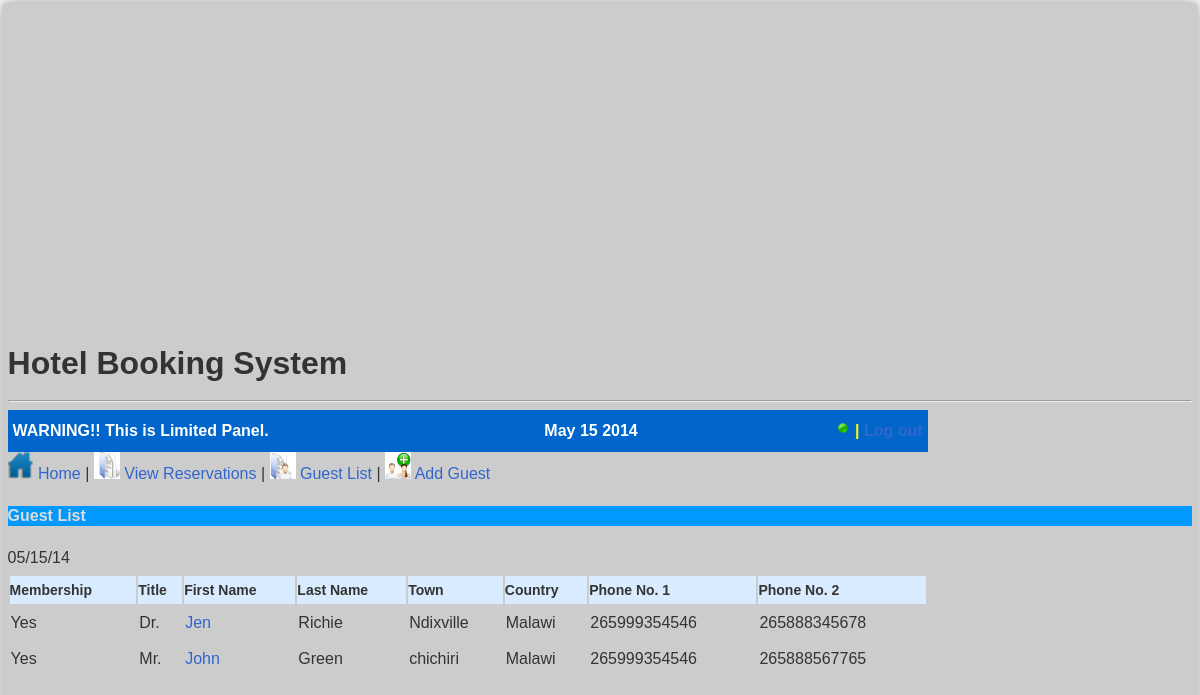
The page /v1-user/guestlist.php on the database its author committed.
### tables this page shows
CREATE TABLE `customers` (
  `CustomerId` int(3) NOT NULL auto_increment,
  `CustomerTitle` text NOT NULL,
  `Membership` text NOT NULL,
  `CustomerFName` text NOT NULL,
  `CustomerLName` text NOT NULL,
  `AddressTown` text NOT NULL,
  `AddressCountry` text NOT NULL,
  `AddressPostalCode` varchar(15) NOT NULL,
  `PhoneNumber1` varchar(15) NOT NULL,
  `PhoneNumber2` varchar(15) NOT NULL,
  `CustomerEmail` varchar(50) NOT NULL,
  `IdNumber` varchar(10) NOT NULL,
  `IdType` text NOT NULL,
  `PlateNumber` varchar(15) NOT NULL,
  `Status` text NOT NULL,
  `Date` varchar(15) NOT NULL,
  PRIMARY KEY  (`CustomerId`)
);

CREATE TABLE `guest` (
  `GuestId` int(3) NOT NULL,
  `GuestTitle` text NOT NULL,
  `FirstName` text NOT NULL,
  `LastName` text NOT NULL,
  `AddressTown` text NOT NULL,
  `AddressPostalCode` varchar(20) NOT NULL,
  `AddressCountry` text NOT NULL,
  `PhoneNumber1` varchar(15) NOT NULL,
  `PhoneNumber2` varchar(15) NOT NULL,
  `GuestEmail` varchar(50) NOT NULL,
  PRIMARY KEY  (`GuestId`)
);

### v1-user/guestlist.php (the view, shortened to what this page needs)
<?php
require_once('_connections/db_link.php');
$select_guest = "SELECT * FROM guest";
$select_customer = "SELECT * FROM customers";
$select_guest = mysql_query($select_guest,$db_link) or die(mysql_error());
$row_result_guest = mysql_fetch_assoc($select_guest);
$totalRows_guest = mysql_num_rows($select_guest);
$select_customer = mysql_query($select_customer,$db_link) or die(mysql_error());
$row_result_customer = mysql_fetch_assoc($select_customer);
?>
<!DOCTYPE HTML PUBLIC "-//W3C//DTD HTML 4.01 Transitional//EN" "http://www.w3.org/TR/html4/loose.dtd">
<html>
<head>
<link href="styles/main_style.css" media="screen" rel="stylesheet" type="text/css" />
</head>
<body>
<table class="container" align="center">
<tr><td>
<h1>Hotel Booking System</h1>
<hr />
<table class="info_bar" cellspacing="5px" cellpadding="0px" width="920px">
<tr>
<td class="info">WARNING!! This is Limited Panel.</td>
<td class="info"><?php echo date("F d Y")?></td>
<td class="logout_box"><img src = "images/online.ico" align="bottom"><?php echo $_SESSION['MM_Username']; ?> | <a href="<?php echo $logoutAction ?>">Log out</a></td>
</tr></table>
<div class="navi_icons">
<a href="limitedpanel.php"><img src="images/home.png" alt="home icon" width="26" height="27" title="Home"> Home</a> |
<a href="reservation.php"><img src="images/reservations.png" alt="reservations icon" width="26" height="27" title="View Reservations"> View Reservations</a> |
<a href="guestlist.php"><img src="images/guestlist.png" alt="guestlist icon" width="26" height="27" title="Guest List"> Guest List</a> |
<a href="check_rooms.php"><img src ="images/addguest.png" alt="addguest" width="26" height="27" title="Add Guest"> Add Guest</a> </div>
<h3>Guest List</h3>
<?php echo date("m/d/y");?>
<table width="920" border="0">
  <tr>
   <th scope="col">Membership</th>
  	<th scope="col">Title </th>
    <th scope="col">First Name </th>
    <th scope="col">Last Name </th>
    <th scope="col">Town</th>
    <th scope="col">Country</th>
    <th scope="col">Phone No. 1 </th>
    <th scope="col">Phone No. 2  </th>
  </tr>
  <?php
  if ($totalRows_guest == '0') {
  echo "<h1>There are no records of any guest</h1>";
 	}
	else {
    		do { ?>
	<tr>
	<td><?php echo  $row_result_customer['Membership']; ?></td>
	<td><?php echo  $row_result_guest['GuestTitle']; ?></td>
    <td><a href="viewguest.php?GNo=<?php echo $row_result_guest['GuestId']; ?>"><?php echo  $row_result_guest['FirstName']; ?></a></td>
    <td><?php echo  $row_result_guest['LastName']; ?></td>
    <td><?php echo  $row_result_guest['AddressTown']; ?></td>
    <td><?php echo  $row_result_guest['AddressCountry']; ?></td>
    <td><?php echo  $row_result_guest['PhoneNumber1']; ?></td>
    <td><?php echo  $row_result_guest['PhoneNumber2']; ?></td>
    </tr> <?php } while ($row_result_guest = mysql_fetch_assoc($select_guest));
		}
	?>
</table>
</tr></td></table>
</body>
</html>

### rows shown on the page
guest: GuestTitle "Dr.", FirstName "Jen", LastName "Richie", AddressTown "Ndixville", AddressCountry "Malawi", PhoneNumber1 "265999354546", PhoneNumber2 "265888345678"
customers: Membership "Yes"
guest: GuestTitle "Mr.", FirstName "John", LastName "Green", AddressTown "chichiri", AddressCountry "Malawi", PhoneNumber1 "265999354546", PhoneNumber2 "265888567765"
